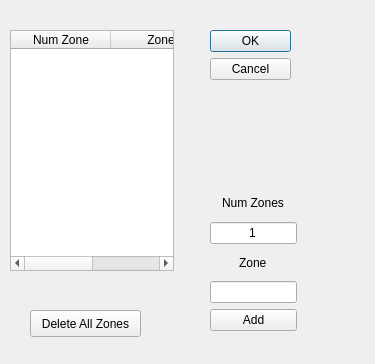
<?xml version="1.0" encoding="UTF-8"?>
<ui version="4.0">
 <class>editZone</class>
 <widget class="QDialog" name="editZone">
  <property name="geometry">
   <rect>
    <x>0</x>
    <y>0</y>
    <width>375</width>
    <height>364</height>
   </rect>
  </property>
  <property name="windowTitle">
   <string>Zones</string>
  </property>
  <widget class="QDialogButtonBox" name="buttonBox">
   <property name="geometry">
    <rect>
     <x>210</x>
     <y>30</y>
     <width>81</width>
     <height>241</height>
    </rect>
   </property>
   <property name="orientation">
    <enum>Qt::Vertical</enum>
   </property>
   <property name="standardButtons">
    <set>QDialogButtonBox::Cancel|QDialogButtonBox::Ok</set>
   </property>
  </widget>
  <widget class="QTableWidget" name="tblZone">
   <property name="geometry">
    <rect>
     <x>10</x>
     <y>30</y>
     <width>164</width>
     <height>241</height>
    </rect>
   </property>
   <column>
    <property name="text">
     <string>Num Zone</string>
    </property>
   </column>
   <column>
    <property name="text">
     <string>Zone</string>
    </property>
   </column>
  </widget>
  <widget class="QPushButton" name="btnDeleteZone">
   <property name="geometry">
    <rect>
     <x>30</x>
     <y>310</y>
     <width>111</width>
     <height>27</height>
    </rect>
   </property>
   <property name="text">
    <string>Delete All Zones</string>
   </property>
  </widget>
  <widget class="QWidget" name="layoutWidget">
   <property name="geometry">
    <rect>
     <x>210</x>
     <y>190</y>
     <width>87</width>
     <height>141</height>
    </rect>
   </property>
   <layout class="QVBoxLayout" name="verticalLayout_2">
    <item alignment="Qt::AlignHCenter">
     <widget class="QLabel" name="label_2">
      <property name="text">
       <string>Num Zones</string>
      </property>
     </widget>
    </item>
    <item>
     <widget class="QLineEdit" name="lnNumZone">
      <property name="text">
       <string>1</string>
      </property>
      <property name="alignment">
       <set>Qt::AlignCenter</set>
      </property>
     </widget>
    </item>
    <item alignment="Qt::AlignHCenter">
     <widget class="QLabel" name="label">
      <property name="text">
       <string>Zone</string>
      </property>
     </widget>
    </item>
    <item>
     <widget class="QLineEdit" name="lnZone"/>
    </item>
    <item>
     <widget class="QPushButton" name="btnAdd">
      <property name="text">
       <string>Add</string>
      </property>
     </widget>
    </item>
   </layout>
  </widget>
 </widget>
 <resources/>
 <connections>
  <connection>
   <sender>buttonBox</sender>
   <signal>accepted()</signal>
   <receiver>editZone</receiver>
   <slot>accept()</slot>
   <hints>
    <hint type="sourcelabel">
     <x>248</x>
     <y>254</y>
    </hint>
    <hint type="destinationlabel">
     <x>157</x>
     <y>274</y>
    </hint>
   </hints>
  </connection>
  <connection>
   <sender>buttonBox</sender>
   <signal>rejected()</signal>
   <receiver>editZone</receiver>
   <slot>reject()</slot>
   <hints>
    <hint type="sourcelabel">
     <x>316</x>
     <y>260</y>
    </hint>
    <hint type="destinationlabel">
     <x>286</x>
     <y>274</y>
    </hint>
   </hints>
  </connection>
 </connections>
</ui>
